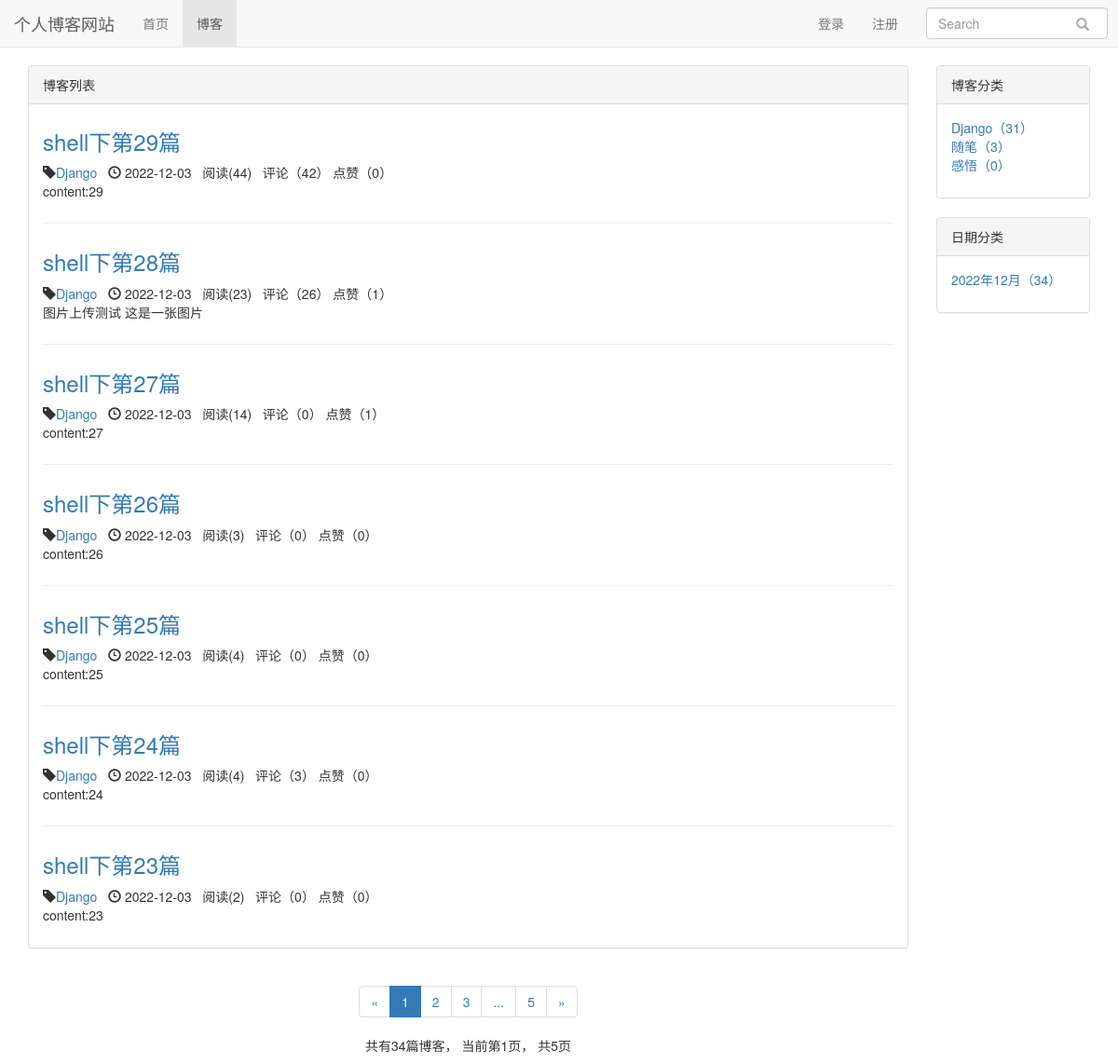
/blog/, run on an earlier commit of the app's database.
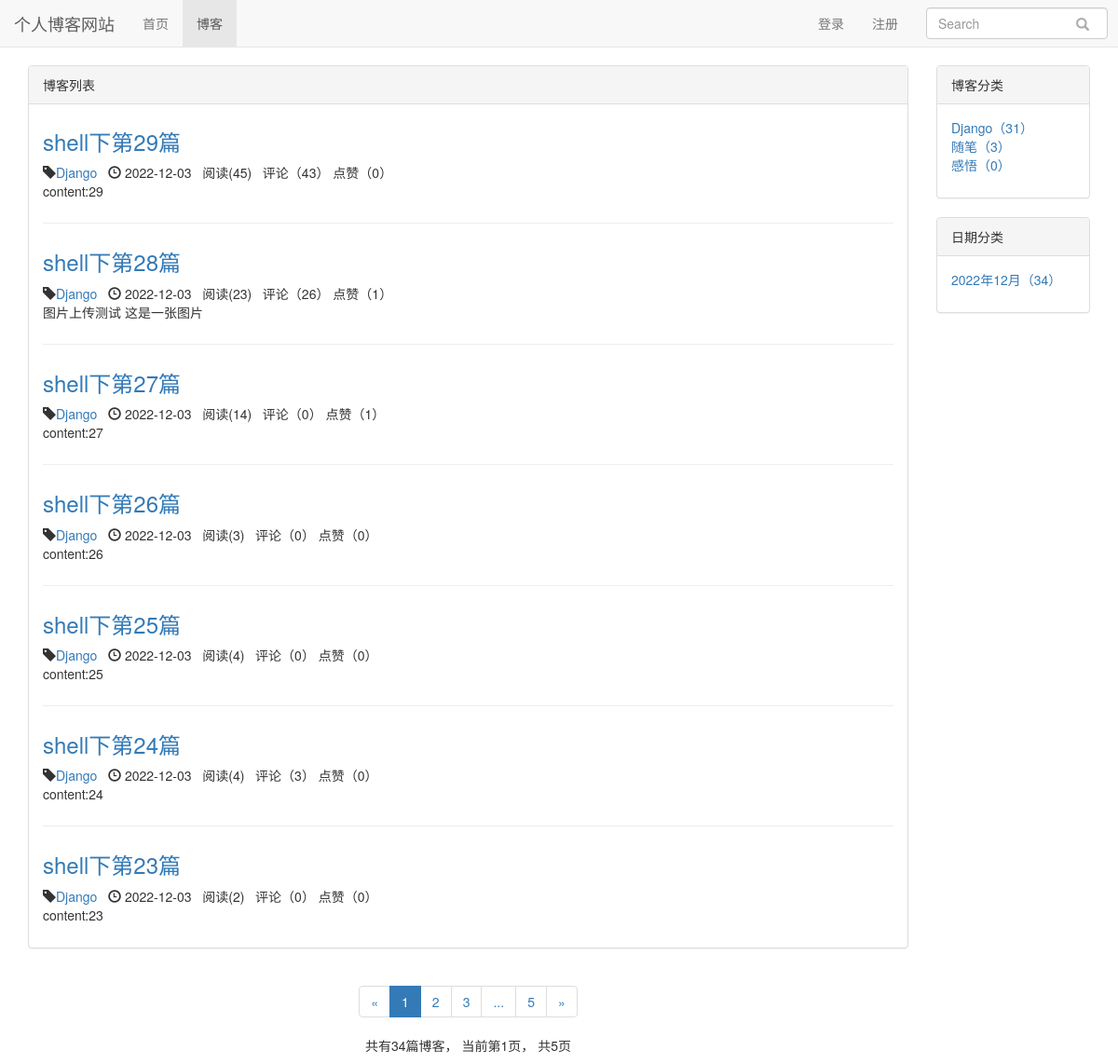
And on a later commit of the database.
### blog/models.py (models this page shows, shortened)
class Blog(models.Model, ReadNumExpandMethod):
    title = models.CharField(max_length=50)
    blog_type = models.ForeignKey(BlogType, on_delete=models.CASCADE)
    content = RichTextUploadingField()
    author = models.ForeignKey(User, on_delete=models.CASCADE)
    read_details = GenericRelation(ReadDetail)
    created_time = models.DateTimeField(auto_now_add=True)
    last_updated_time = models.DateTimeField(auto_now=True)
    """def get_read_num(self):
        try:
            return self.readnum.read_num
        except exceptions.ObjectDoesNotExist:
            return 0"""
    class Meta:
        ordering = ['-created_time']

class BlogType(models.Model):
    type_name = models.CharField(max_length=15)
    def __str__(self):
        return self.type_name

### read_statistics/models.py (models this page shows)
class ReadNum(models.Model):
    read_num = models.IntegerField(default=0)
    content_type = models.ForeignKey(ContentType, on_delete=models.CASCADE)
    object_id = models.PositiveIntegerField()
    content_object = GenericForeignKey('content_type', 'object_id')

### likes/models.py (models this page shows)
class LikeCount(models.Model):
    content_type = models.ForeignKey(ContentType, on_delete=models.CASCADE)
    object_id = models.PositiveIntegerField()
    content_object = GenericForeignKey('content_type', 'object_id')
    like_num = models.IntegerField(default=0)

### blog/views.py (the view)
# urls.py: path('', views.blog_list, name='blog_list'),
def blog_list(request):
    blogs_all_list = Blog.objects.all()  # 获取所有blog
    context = get_blog_list_common_data(request, blogs_all_list)
    return render(request, 'blog/blog_list.html', context)

### user/forms.py (shortened to what this page needs)
class LoginForm(forms.Form):
    username_or_email = forms.CharField(label='用户名或邮箱',
                                        widget=forms.TextInput(
                                            attrs={'class': 'form-control', 'placeholder': '请输入用户名或邮箱'}))
    password = forms.CharField(label='密码',
                               widget=forms.PasswordInput(
                                   attrs={'class': 'form-control', 'placeholder': '请输入密码'}))

### comment/templatetags/comment_tags.py (called while the page is built)
@register.simple_tag
def get_comment_count(obj):
    content_type = ContentType.objects.get_for_model(obj)
    return Comment.objects.filter(content_type=content_type, object_id=obj.pk).count()

### likes/templatetags/likes_tags.py (called while the page is built)
@register.simple_tag
def get_like_count(obj):
    content_type = ContentType.objects.get_for_model(obj)
    like_count, created = LikeCount.objects.get_or_create(content_type=content_type, object_id=obj.pk)
    return like_count.like_num

### read_statistics/models.py (called while the page is built)
    def get_read_num(self):
        try:
            ct = ContentType.objects.get_for_model(self)
            readnum = ReadNum.objects.get(content_type=ct, object_id=self.pk)
            return readnum.read_num
        except exceptions.ObjectDoesNotExist:
            return 0

### blog/templates/blog/blog_list.html (shortened to what the changed rows need)
{% extends 'base.html' %}
{% load staticfiles %}
{% load comment_tags%}
{% load likes_tags %}
{% block header_extends %}
    <link rel="stylesheet" href="{% static 'blog/blog.css' %}">
{% endblock %}
{% block content %}
<div class="container">
    <div class="row">
        <div class="col-xs-12 col-sm-8 col-md-9 col-lg-10">
            <div class="panel panel-default">
              <div class="panel-body">
                  {% for blog in blogs %}
                  <div class="blog">
                      <h3><a href="{% url 'blog_detail' blog.pk %}">{{ blog.title }}</a></h3>
                      <p class="blog-info">
                          <span class="glyphicon glyphicon-tag"></span><a href="{% url 'blogs_with_type' blog.blog_type.pk %}">{{ blog.blog_type }}</a>&nbsp;&nbsp;
                          <span class="glyphicon glyphicon-time" ></span>
                          {{ blog.created_time|date:"Y-m-d" }}&nbsp;&nbsp;
                          阅读({{ blog.get_read_num }})&nbsp;&nbsp;
                          评论（{% get_comment_count blog %}）
                          点赞（{% get_like_count blog %}）
                      </p>
                      <p>{{ blog.content|striptags|truncatechars:120 }}</p>
                  </div>
                {% empty %}
                  <div class="blog">
                    <h3>暂无博客，敬请期待</h3>
                  </div>
                {% endfor %}
              </div>
            </div>
        </div>
    </div>
</div>
{% endblock %}

What changed in the data, as far as the page shows it:
changed through a linked row, Blog "shell下第29篇": get_read_num "44" → "45"; id "42" → "43"
